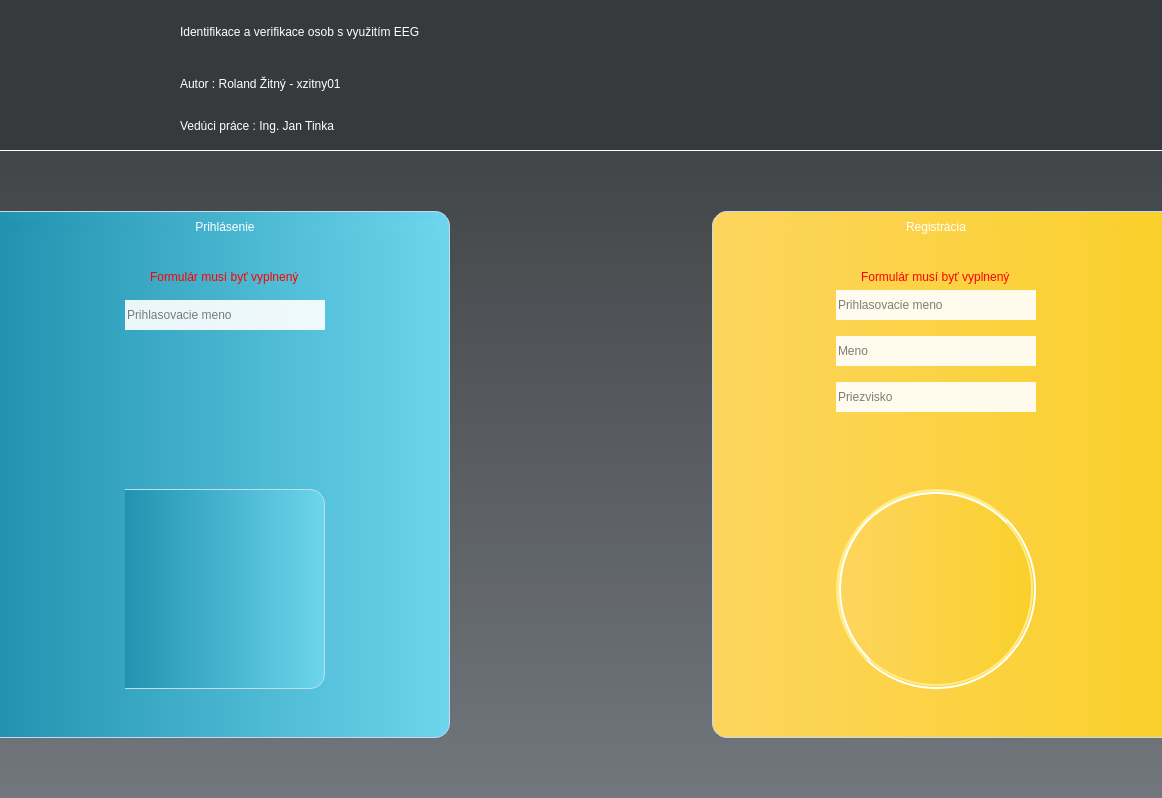
<?xml version="1.0" encoding="UTF-8"?>
<ui version="4.0">
 <class>MainWindow</class>
 <widget class="QMainWindow" name="MainWindow">
  <property name="geometry">
   <rect>
    <x>0</x>
    <y>0</y>
    <width>1162</width>
    <height>798</height>
   </rect>
  </property>
  <property name="windowTitle">
   <string>NAS</string>
  </property>
  <property name="windowIcon">
   <iconset>
    <normaloff>../../resources/icons/AppIcon.jpeg</normaloff>../../resources/icons/AppIcon.jpeg</iconset>
  </property>
  <property name="styleSheet">
   <string notr="true">background-color: rgb(240, 238, 226);
</string>
  </property>
  <widget class="QWidget" name="centralwidget">
   <property name="styleSheet">
    <string notr="true">background-color: qlineargradient(spread:pad, x1:0 y1:0, x2:0 y2:1, stop:0 #373a3c, stop:1 #72777d);</string>
   </property>
   <layout class="QGridLayout" name="gridLayout">
    <property name="leftMargin">
     <number>0</number>
    </property>
    <property name="topMargin">
     <number>0</number>
    </property>
    <property name="rightMargin">
     <number>0</number>
    </property>
    <property name="bottomMargin">
     <number>0</number>
    </property>
    <property name="spacing">
     <number>0</number>
    </property>
    <item row="0" column="0" colspan="2">
     <widget class="QWidget" name="Header" native="true">
      <property name="minimumSize">
       <size>
        <width>0</width>
        <height>151</height>
       </size>
      </property>
      <property name="maximumSize">
       <size>
        <width>16777215</width>
        <height>151</height>
       </size>
      </property>
      <property name="styleSheet">
       <string notr="true">background-color: #373a3c;
border-bottom: 1px solid white;


</string>
      </property>
      <layout class="QHBoxLayout" name="Header_layout">
       <property name="spacing">
        <number>30</number>
       </property>
       <property name="leftMargin">
        <number>0</number>
       </property>
       <property name="topMargin">
        <number>0</number>
       </property>
       <property name="rightMargin">
        <number>0</number>
       </property>
       <property name="bottomMargin">
        <number>0</number>
       </property>
       <item>
        <widget class="QLabel" name="fit_icon">
         <property name="minimumSize">
          <size>
           <width>150</width>
           <height>150</height>
          </size>
         </property>
         <property name="maximumSize">
          <size>
           <width>150</width>
           <height>150</height>
          </size>
         </property>
         <property name="styleSheet">
          <string notr="true">border-bottom: none;</string>
         </property>
         <property name="text">
          <string/>
         </property>
         <property name="pixmap">
          <pixmap>../../resources/icons/FitIcon.png</pixmap>
         </property>
         <property name="scaledContents">
          <bool>true</bool>
         </property>
         <property name="alignment">
          <set>Qt::AlignLeading|Qt::AlignLeft|Qt::AlignTop</set>
         </property>
         <property name="wordWrap">
          <bool>false</bool>
         </property>
         <property name="margin">
          <number>1</number>
         </property>
         <property name="indent">
          <number>0</number>
         </property>
        </widget>
       </item>
       <item>
        <layout class="QVBoxLayout" name="header_info_layout">
         <property name="spacing">
          <number>0</number>
         </property>
         <item>
          <widget class="QLabel" name="app_name">
           <property name="maximumSize">
            <size>
             <width>16777215</width>
             <height>60</height>
            </size>
           </property>
           <property name="styleSheet">
            <string notr="true">color: rgb(255, 255, 255);
font: 63 26pt &quot;Yu Gothic UI Semibold&quot;;
border-bottom: none;</string>
           </property>
           <property name="text">
            <string>Identifikace a verifikace osob s využitím EEG</string>
           </property>
          </widget>
         </item>
         <item>
          <widget class="QLabel" name="author">
           <property name="maximumSize">
            <size>
             <width>16777215</width>
             <height>40</height>
            </size>
           </property>
           <property name="styleSheet">
            <string notr="true">font: 63 12pt &quot;Yu Gothic UI Semibold&quot;;
color: rgb(255, 255, 255);
border-bottom: none;
</string>
           </property>
           <property name="text">
            <string>Autor : Roland Žitný - xzitny01</string>
           </property>
          </widget>
         </item>
         <item>
          <widget class="QLabel" name="supervisor">
           <property name="maximumSize">
            <size>
             <width>16777215</width>
             <height>40</height>
            </size>
           </property>
           <property name="styleSheet">
            <string notr="true">font: 63 12pt &quot;Yu Gothic UI Semibold&quot;;
color: rgb(255, 255, 255);
border-bottom: none;
</string>
           </property>
           <property name="text">
            <string>Vedúci práce : Ing. Jan Tinka</string>
           </property>
          </widget>
         </item>
        </layout>
       </item>
      </layout>
     </widget>
    </item>
    <item row="1" column="0">
     <layout class="QHBoxLayout" name="main_function">
      <property name="spacing">
       <number>15</number>
      </property>
      <property name="sizeConstraint">
       <enum>QLayout::SetDefaultConstraint</enum>
      </property>
      <property name="leftMargin">
       <number>0</number>
      </property>
      <property name="topMargin">
       <number>60</number>
      </property>
      <property name="rightMargin">
       <number>0</number>
      </property>
      <property name="bottomMargin">
       <number>60</number>
      </property>
      <item>
       <widget class="QWidget" name="LoginWidget" native="true">
        <property name="minimumSize">
         <size>
          <width>450</width>
          <height>0</height>
         </size>
        </property>
        <property name="autoFillBackground">
         <bool>false</bool>
        </property>
        <property name="styleSheet">
         <string notr="true">QWidget{
border: 1px solid #C1DBF0;
border-left: none;
border-top-right-radius: 15px;
border-bottom-right-radius: 15px;
background-color: qlineargradient(spread:pad, x1:0, y1:0, x2:1, y2:0, stop:0 rgb(33, 147, 176), stop:1 rgb(109, 213, 237));

}

QWidget::hover{
border: 5px groove #EFF0F1;	
border-left: none;
}</string>
        </property>
        <layout class="QVBoxLayout" name="LoginLayout" stretch="0,0,0,0,0,0,0,0">
         <item>
          <widget class="QLabel" name="LoginLabel">
           <property name="minimumSize">
            <size>
             <width>400</width>
             <height>0</height>
            </size>
           </property>
           <property name="layoutDirection">
            <enum>Qt::LeftToRight</enum>
           </property>
           <property name="styleSheet">
            <string notr="true">color: rgb(255, 255, 255);
font: 18pt &quot;Segoe MDL2 Assets&quot;;
border: none;

</string>
           </property>
           <property name="text">
            <string>Prihlásenie</string>
           </property>
           <property name="alignment">
            <set>Qt::AlignCenter</set>
           </property>
          </widget>
         </item>
         <item>
          <spacer name="verticalSpacer_4">
           <property name="orientation">
            <enum>Qt::Vertical</enum>
           </property>
           <property name="sizeType">
            <enum>QSizePolicy::Fixed</enum>
           </property>
           <property name="sizeHint" stdset="0">
            <size>
             <width>20</width>
             <height>30</height>
            </size>
           </property>
          </spacer>
         </item>
         <item alignment="Qt::AlignHCenter">
          <widget class="QLabel" name="LoginErrorLabel">
           <property name="styleSheet">
            <string notr="true">border: none;
background-color: rgba(255, 255, 255,0);
font: 10pt &quot;Arial&quot;;
color: red;
</string>
           </property>
           <property name="text">
            <string>Formulár musí byť vyplnený</string>
           </property>
          </widget>
         </item>
         <item>
          <spacer name="verticalSpacer_8">
           <property name="orientation">
            <enum>Qt::Vertical</enum>
           </property>
           <property name="sizeType">
            <enum>QSizePolicy::Fixed</enum>
           </property>
           <property name="sizeHint" stdset="0">
            <size>
             <width>20</width>
             <height>10</height>
            </size>
           </property>
          </spacer>
         </item>
         <item alignment="Qt::AlignHCenter">
          <widget class="QLineEdit" name="LoginLine">
           <property name="minimumSize">
            <size>
             <width>200</width>
             <height>30</height>
            </size>
           </property>
           <property name="maximumSize">
            <size>
             <width>200</width>
             <height>30</height>
            </size>
           </property>
           <property name="styleSheet">
            <string notr="true">background-color: rgba(255, 255, 255, 230);
border-radius: 0px;
border: none;
</string>
           </property>
           <property name="placeholderText">
            <string>Prihlasovacie meno</string>
           </property>
          </widget>
         </item>
         <item>
          <spacer name="verticalSpacer">
           <property name="orientation">
            <enum>Qt::Vertical</enum>
           </property>
           <property name="sizeHint" stdset="0">
            <size>
             <width>20</width>
             <height>40</height>
            </size>
           </property>
          </spacer>
         </item>
         <item alignment="Qt::AlignHCenter">
          <widget class="QPushButton" name="LoginBtn">
           <property name="minimumSize">
            <size>
             <width>200</width>
             <height>200</height>
            </size>
           </property>
           <property name="maximumSize">
            <size>
             <width>200</width>
             <height>200</height>
            </size>
           </property>
           <property name="styleSheet">
            <string notr="true">QPushButton{
background-color: qradialgradient(cx:0, cy:0, radius: 1,
                fx:0.5, fy:0.5, stop:0 #0c5685 ,stop:0.5 #041f30 stop:1 #132433);

border-radius: 100px;
border-width: 5px;
padding: 2px;
border-style: groove;
border-color: #C1DBF0;
}

QPushButton::hover
{
background-color: qradialgradient(cx:0, cy:0, radius: 1.2,
                fx:0.5, fy:0.5, stop:0 #0D659D ,stop:0.5 #05263B stop:1 #192E41);
border-color: #EFF0F1;

QWidget#LoginWidget{
border: 10px;
}

}

QPushButton::pressed {
border-width: 3px;
border-color: #82807F
}</string>
           </property>
           <property name="text">
            <string/>
           </property>
           <property name="icon">
            <iconset>
             <normaloff>../../resources/icons/LoginIcon.svg</normaloff>../../resources/icons/LoginIcon.svg</iconset>
           </property>
           <property name="iconSize">
            <size>
             <width>120</width>
             <height>120</height>
            </size>
           </property>
           <property name="autoRepeat">
            <bool>false</bool>
           </property>
           <property name="autoDefault">
            <bool>true</bool>
           </property>
          </widget>
         </item>
         <item>
          <spacer name="verticalSpacer_6">
           <property name="orientation">
            <enum>Qt::Vertical</enum>
           </property>
           <property name="sizeType">
            <enum>QSizePolicy::Fixed</enum>
           </property>
           <property name="sizeHint" stdset="0">
            <size>
             <width>20</width>
             <height>40</height>
            </size>
           </property>
          </spacer>
         </item>
        </layout>
       </widget>
      </item>
      <item>
       <spacer name="Spacer_Log_x_Reg">
        <property name="orientation">
         <enum>Qt::Horizontal</enum>
        </property>
        <property name="sizeType">
         <enum>QSizePolicy::Expanding</enum>
        </property>
        <property name="sizeHint" stdset="0">
         <size>
          <width>60</width>
          <height>20</height>
         </size>
        </property>
       </spacer>
      </item>
      <item>
       <widget class="QWidget" name="RegistrationWidget" native="true">
        <property name="minimumSize">
         <size>
          <width>450</width>
          <height>0</height>
         </size>
        </property>
        <property name="layoutDirection">
         <enum>Qt::LeftToRight</enum>
        </property>
        <property name="styleSheet">
         <string notr="true">QWidget{
border: 1px solid #C1DBF0;
border-top-left-radius: 15px;
border-bottom-left-radius: 15px;
border-right: none;
background-color: qlineargradient(spread:pad, x1:0, y1:0, x2:1, y2:0, stop:0 rgb(253, 213, 94), stop:1 rgb(250, 208, 44));
}
QWidget::hover{
border: 5px groove #EFF0F1;
border-right: none;	
}</string>
        </property>
        <layout class="QVBoxLayout" name="RegistrationLayout">
         <property name="rightMargin">
          <number>11</number>
         </property>
         <item>
          <widget class="QLabel" name="RegLabel">
           <property name="minimumSize">
            <size>
             <width>400</width>
             <height>0</height>
            </size>
           </property>
           <property name="styleSheet">
            <string notr="true">color: rgb(255, 255, 255);
font: 18pt &quot;Segoe MDL2 Assets&quot;;
border: none;</string>
           </property>
           <property name="text">
            <string>Registrácia</string>
           </property>
           <property name="alignment">
            <set>Qt::AlignCenter</set>
           </property>
          </widget>
         </item>
         <item>
          <spacer name="verticalSpacer_5">
           <property name="orientation">
            <enum>Qt::Vertical</enum>
           </property>
           <property name="sizeType">
            <enum>QSizePolicy::Fixed</enum>
           </property>
           <property name="sizeHint" stdset="0">
            <size>
             <width>20</width>
             <height>30</height>
            </size>
           </property>
          </spacer>
         </item>
         <item alignment="Qt::AlignHCenter">
          <widget class="QLabel" name="RegErrorLabel">
           <property name="styleSheet">
            <string notr="true">border: none;
background-color: rgba(255, 255, 255,0);
font: 10pt &quot;Arial&quot;;
color: red;
</string>
           </property>
           <property name="text">
            <string>Formulár musí byť vyplnený</string>
           </property>
          </widget>
         </item>
         <item alignment="Qt::AlignHCenter">
          <widget class="QLineEdit" name="RegUserLogin">
           <property name="minimumSize">
            <size>
             <width>200</width>
             <height>30</height>
            </size>
           </property>
           <property name="maximumSize">
            <size>
             <width>200</width>
             <height>30</height>
            </size>
           </property>
           <property name="styleSheet">
            <string notr="true">background-color: rgba(255, 255, 255, 230);
border-radius: 0px;
border: none;</string>
           </property>
           <property name="placeholderText">
            <string>Prihlasovacie meno</string>
           </property>
          </widget>
         </item>
         <item>
          <spacer name="verticalSpacer_9">
           <property name="orientation">
            <enum>Qt::Vertical</enum>
           </property>
           <property name="sizeType">
            <enum>QSizePolicy::Fixed</enum>
           </property>
           <property name="sizeHint" stdset="0">
            <size>
             <width>20</width>
             <height>10</height>
            </size>
           </property>
          </spacer>
         </item>
         <item alignment="Qt::AlignHCenter">
          <widget class="QLineEdit" name="RegUserName">
           <property name="minimumSize">
            <size>
             <width>200</width>
             <height>30</height>
            </size>
           </property>
           <property name="maximumSize">
            <size>
             <width>200</width>
             <height>30</height>
            </size>
           </property>
           <property name="styleSheet">
            <string notr="true">background-color: rgba(255, 255, 255, 230);
border-radius: 0px;
border: none;</string>
           </property>
           <property name="placeholderText">
            <string>Meno</string>
           </property>
          </widget>
         </item>
         <item>
          <spacer name="verticalSpacer_7">
           <property name="orientation">
            <enum>Qt::Vertical</enum>
           </property>
           <property name="sizeType">
            <enum>QSizePolicy::Fixed</enum>
           </property>
           <property name="sizeHint" stdset="0">
            <size>
             <width>20</width>
             <height>10</height>
            </size>
           </property>
          </spacer>
         </item>
         <item alignment="Qt::AlignHCenter">
          <widget class="QLineEdit" name="RegUserSurname">
           <property name="minimumSize">
            <size>
             <width>200</width>
             <height>30</height>
            </size>
           </property>
           <property name="maximumSize">
            <size>
             <width>200</width>
             <height>30</height>
            </size>
           </property>
           <property name="styleSheet">
            <string notr="true">background-color: rgba(255, 255, 255, 230);
border-radius: 0px;
border: none;
</string>
           </property>
           <property name="placeholderText">
            <string>Priezvisko</string>
           </property>
          </widget>
         </item>
         <item>
          <spacer name="verticalSpacer_2">
           <property name="orientation">
            <enum>Qt::Vertical</enum>
           </property>
           <property name="sizeHint" stdset="0">
            <size>
             <width>20</width>
             <height>40</height>
            </size>
           </property>
          </spacer>
         </item>
         <item alignment="Qt::AlignHCenter">
          <widget class="QPushButton" name="RegistrationBtn">
           <property name="minimumSize">
            <size>
             <width>200</width>
             <height>200</height>
            </size>
           </property>
           <property name="maximumSize">
            <size>
             <width>200</width>
             <height>200</height>
            </size>
           </property>
           <property name="styleSheet">
            <string notr="true">QPushButton{
background-color: qradialgradient(cx:0, cy:0, radius: 1,
                fx:0.5, fy:0.5, stop:0 #FFB001 ,stop:0.5 #FF8000 stop:1 #DC7726);

border-radius: 100px;
border-width: 5px;
padding: 2px;
border-style: groove;
border-color: #FFED86;
}

QPushButton::hover
{
background-color: qradialgradient(cx:0, cy:0, radius: 1.2,
                fx:0.5, fy:0.5, stop:0 #ffc001 ,stop:0.5 #ff8c00 stop:1 #e37a27);
border-color: #fff2ab;
}

QPushButton::pressed {
border-width: 3px;
border-color: #F8CF2C
}</string>
           </property>
           <property name="text">
            <string/>
           </property>
           <property name="icon">
            <iconset>
             <normaloff>../../resources/icons/RegIcon.svg</normaloff>../../resources/icons/RegIcon.svg</iconset>
           </property>
           <property name="iconSize">
            <size>
             <width>120</width>
             <height>120</height>
            </size>
           </property>
          </widget>
         </item>
         <item>
          <spacer name="verticalSpacer_3">
           <property name="orientation">
            <enum>Qt::Vertical</enum>
           </property>
           <property name="sizeType">
            <enum>QSizePolicy::Fixed</enum>
           </property>
           <property name="sizeHint" stdset="0">
            <size>
             <width>20</width>
             <height>40</height>
            </size>
           </property>
          </spacer>
         </item>
        </layout>
       </widget>
      </item>
     </layout>
    </item>
   </layout>
  </widget>
 </widget>
 <resources/>
 <connections/>
</ui>
